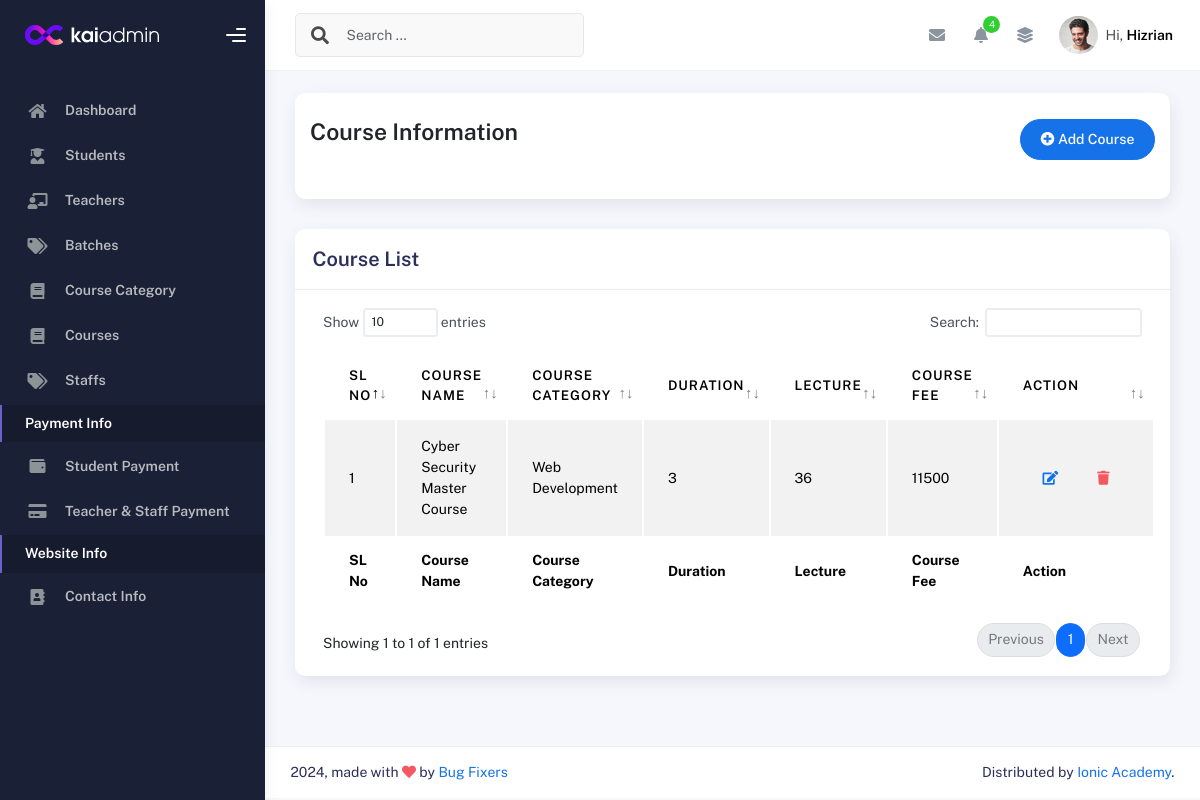
Before: /courselist/ (signed in) with the older database file.
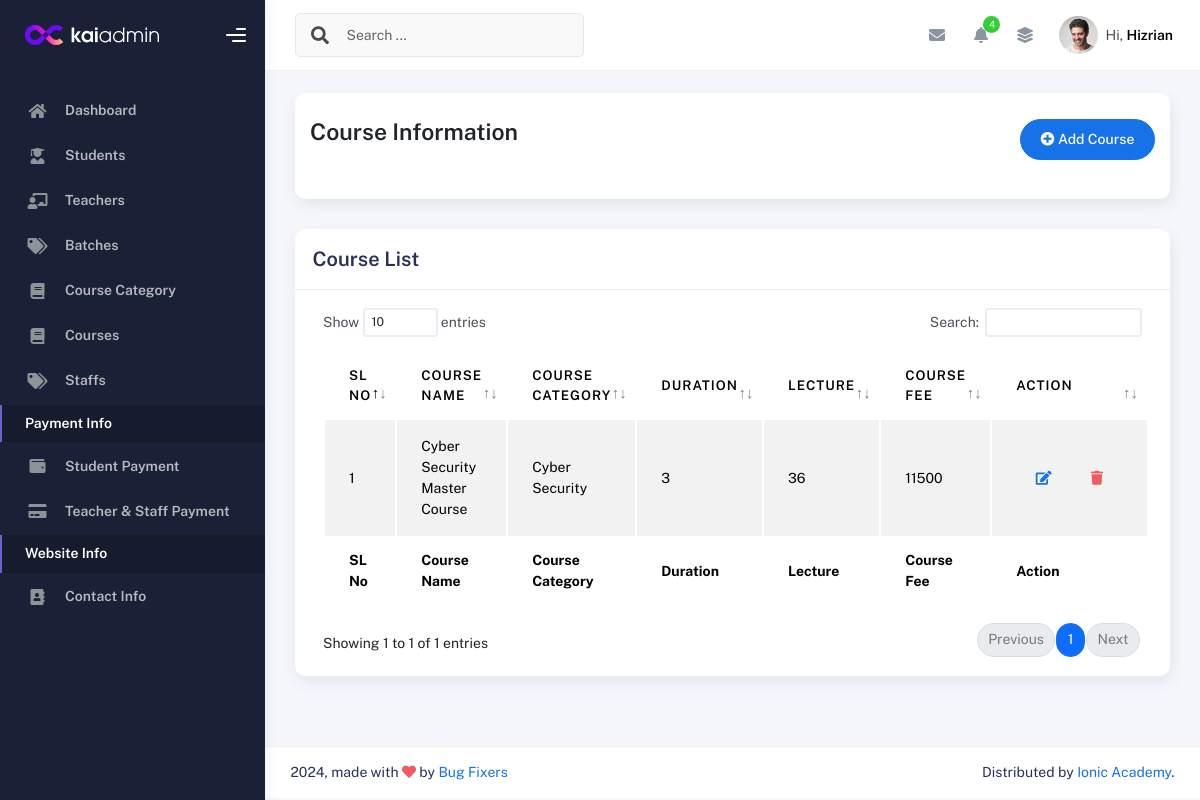
After: the same page with the newer database file.
### IMSapp/models.py (models this page shows, shortened)
class CourseInfoModel(models.Model):
    CourseName=models.CharField(max_length=150, null=True)
    Sologan=models.CharField(max_length=100, null=True)
    ShortSummary=models.CharField(max_length=150, null=True)
    CourseCategory=models.ForeignKey(CourseCategoryModel,on_delete=models.SET_NULL,related_name='coursecategory', null=True)
    Lecture=models.IntegerField(null=True)
    CourseDuration=models.IntegerField(null=True)
    WeeklyClass=models.IntegerField(null=True)
    ClassDuration=models.IntegerField(null=True)
    TotalProject=models.IntegerField(null=True)
    CourseOverview=models.TextField(null=True)
    CourseCurrriculum=models.TextField(null=True)
    Software=models.TextField(max_length=200, null=True)
    CourseFor=models.TextField(null=True)
    JobPositions=models.TextField(null=True)
    CourseFee=models.IntegerField(null=True)
    IntroVideo=models.CharField(max_length=200, null=True)
    CourseImage=models.ImageField(upload_to='media/courseImage', null=True)

class CourseCategoryModel(models.Model):
    CategoryName = models.CharField(max_length=100,null=True)
    def __str__(self):
        return self.CategoryName

### IMSapp/courseviews.py (the view)
# urls.py: path('courselist/',courselist,name="courselist"),
@login_required
def courselist(request):
    coursedata = CourseInfoModel.objects.all()
    context = {
        'coursedata':coursedata
    }
    return render(request,'courses/courselist.html',context)

### IMSapp/templates/courses/courselist.html
{% extends "profilemaster/master.html" %}
{% block content %}
<div class="col-sm-12 col-md-12">
    <div class="card card-stats card-round">
        <div class="card-body">
            <div class="d-flex align-items-left align-items-md-center flex-column flex-md-row pt-2 pb-4">
                <div>
                    <h3 class="fw-bold mb-3">Course Information</h3>
                </div>
                <div class="ms-md-auto py-2 py-md-0">
                    <a href="{% url 'addcourse' %}" class="btn btn-primary btn-round"><i class="fas fa-plus-circle"></i> Add Course</a>
                </div>
            </div>
        </div>
    </div>
</div>
<div class="col-md-12">
    <div class="card">
      <div class="card-header">
        <h4 class="card-title">Course List</h4>
      </div>
      <div class="card-body">
        <div class="table-responsive">
          <table id="basic-datatables" class="display table table-striped table-hover">
            <thead>
              <tr>
                <th>SL No</th>
                <th>Course Name</th>
                <th>Course Category</th>
                <th>Duration</th>
                <th>Lecture</th>
                <th>Course Fee</th>
                <th>Action</th>
              </tr>
            </thead>
            <tfoot>
              <tr>
                <th>SL No</th>
                <th>Course Name</th>
                <th>Course Category</th>
                <th>Duration</th>
                <th>Lecture</th>
                <th>Course Fee</th>
                <th>Action</th>
              </tr>
            </tfoot>
            <tbody>
              {% for i in coursedata %}
                <tr>
                  <td>{{forloop.counter}}</td>
                  <td>{{i.CourseName}}</td>
                  <td>{{i.CourseCategory}}</td>
                  <td>{{i.CourseDuration}}</td>
                  <td>{{i.Lecture}}</td>
                  <td>{{i.CourseFee}}</td>
                  <td>
                    <div class="form-button-action">
                      <a href="{% url 'editcourse' i.id %}" class="btn btn-link btn-primary btn-md">
                        <i class="fa fa-edit"></i>
                      </a>
                      <a href="{% url 'deletecourse' i.id %}" class="btn btn-link btn-danger btn-md">
                        <i class="fa fa-trash"></i>
                      </a>
                    </div>
                  </td>
                </tr>
              {% endfor %}
            </tbody>
          </table>
        </div>
      </div>
    </div>
  </div>
{% endblock content %}

Changed rows visible on the page:
changed CourseInfoModel "Cyber Security Master Course": CourseCategory "Web Development" → "Cyber Security"
